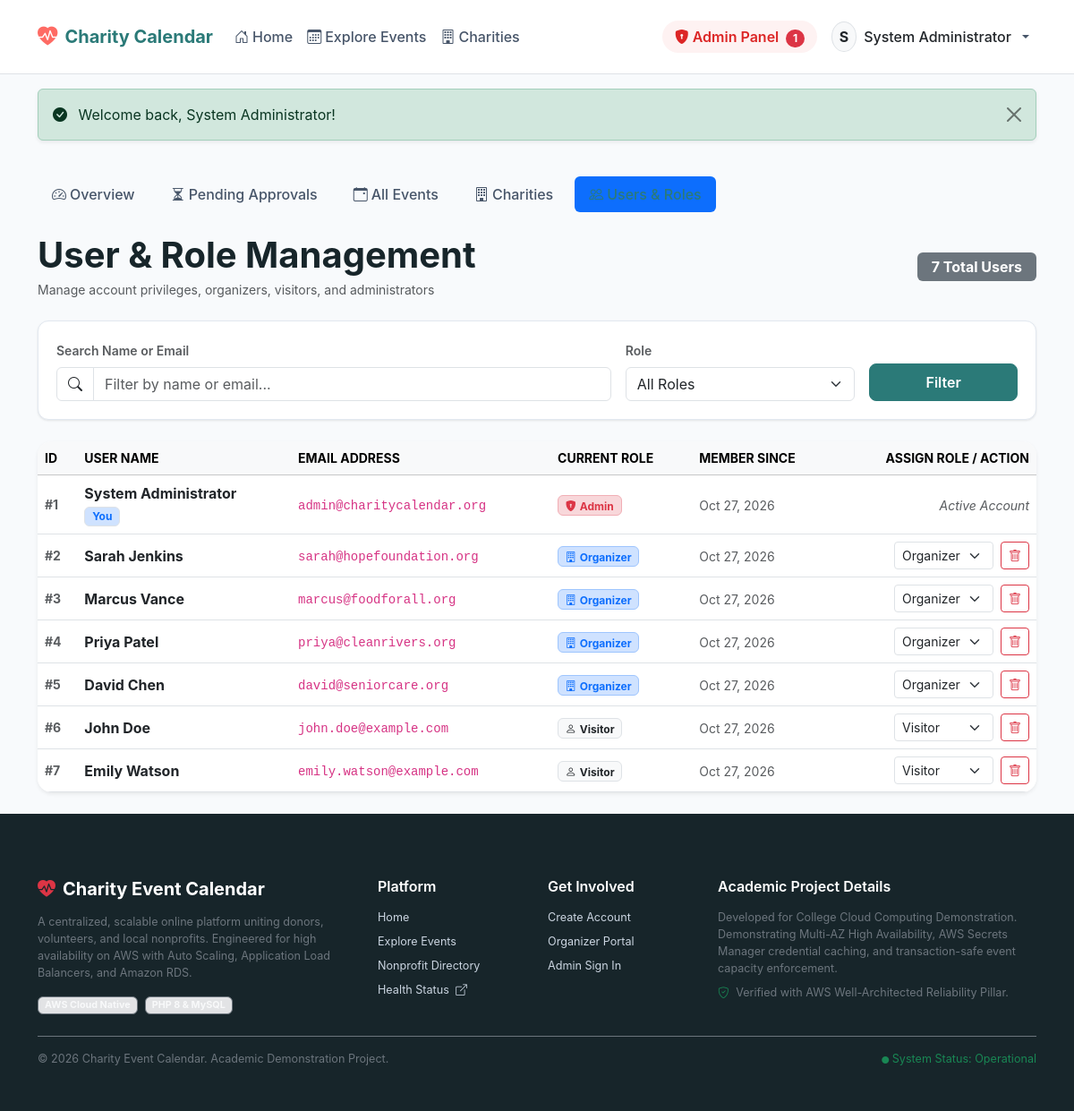
The page /admin/manage-users.php (signed in) on the database its author committed.
### tables this page shows
CREATE TABLE IF NOT EXISTS users (
    id INT AUTO_INCREMENT PRIMARY KEY,
    full_name VARCHAR(150) NOT NULL,
    email VARCHAR(191) NOT NULL UNIQUE,
    password_hash VARCHAR(255) NOT NULL,
    role ENUM('visitor', 'organizer', 'admin') NOT NULL DEFAULT 'visitor',
    created_at TIMESTAMP DEFAULT CURRENT_TIMESTAMP,
    updated_at TIMESTAMP DEFAULT CURRENT_TIMESTAMP ON UPDATE CURRENT_TIMESTAMP,
    INDEX idx_users_role (role),
    INDEX idx_users_email (email)
);

### includes/auth.php (called while the page is built, shortened)
<?php
require_once __DIR__ . '/functions.php';
function is_logged_in(): bool
{
    return isset($_SESSION['user_id']) && !empty($_SESSION['user_id']);
}
function current_user(): ?array
{
    return [
        'id'        => (int)$_SESSION['user_id'],
        'full_name' => $_SESSION['user_name'] ?? 'User',
        'email'     => $_SESSION['user_email'] ?? '',
        'role'      => $_SESSION['user_role'] ?? 'visitor',
    ];
}
function current_user_id(): ?int
{
    return is_logged_in() ? (int)$_SESSION['user_id'] : null;
}
function current_user_role(): ?string
{
    return is_logged_in() ? ($_SESSION['user_role'] ?? 'visitor') : null;
}
function has_role(string|array $roles): bool
{
    $currentRole = current_user_role();
    return $currentRole === $roles;
}

### includes/functions.php (called while the page is built, shortened)
<?php
function e(?string $value): string
{
    return htmlspecialchars($value ?? '', ENT_QUOTES | ENT_SUBSTITUTE, 'UTF-8');
}
function format_datetime(?string $datetime, string $format = 'M j, Y \a\t g:i A'): string
{
    try {
        $dt = new DateTime($datetime);
        return $dt->format($format);
    } catch (Exception $e) {
        return e($datetime);
    }
}
function format_date(?string $datetime, string $format = 'M j, Y'): string
{
    return format_datetime($datetime, $format);
}
function get_flashes(): array
{
    $flashes = $_SESSION['flash_messages'] ?? [];
    return $flashes;
}

### admin/manage-users.php (the view, shortened to what this page needs)
<?php
require_once __DIR__ . '/../includes/auth.php';
$pdo = Database::getConnection();
$currentAdminId = current_user_id();
$search = trim($_GET['search'] ?? '');
$conditions = [];
$params = [];
$whereClause = !empty($conditions) ? 'WHERE ' . implode(' AND ', $conditions) : '';
$stmt = $pdo->prepare("SELECT * FROM users {$whereClause} ORDER BY id ASC");
$stmt->execute($params);
$users = $stmt->fetchAll();
require_once __DIR__ . '/../includes/header.php';
?>
<div class="container py-4">
    <ul class="nav nav-pills mb-4 gap-2">
        <li class="nav-item">
            <a class="nav-link" href="/admin/dashboard.php"><i class="bi bi-speedometer2 me-1"></i>Overview</a>
        </li>
        <li class="nav-item">
            <a class="nav-link" href="/admin/pending-events.php"><i class="bi bi-hourglass-split me-1"></i>Pending Approvals</a>
        </li>
        <li class="nav-item">
            <a class="nav-link" href="/admin/manage-events.php"><i class="bi bi-calendar-event me-1"></i>All Events</a>
        </li>
        <li class="nav-item">
            <a class="nav-link" href="/admin/manage-charities.php"><i class="bi bi-building me-1"></i>Charities</a>
        </li>
        <li class="nav-item">
            <a class="nav-link active" href="/admin/manage-users.php"><i class="bi bi-people me-1"></i>Users & Roles</a>
        </li>
    </ul>
    <div class="d-flex justify-content-between align-items-center mb-4">
        <div>
            <h1 class="fw-bold mb-1">User & Role Management</h1>
            <p class="text-muted small mb-0">Manage account privileges, organizers, visitors, and administrators</p>
        </div>
        <span class="badge bg-secondary fs-6 px-3 py-2"><?= count($users) ?> Total Users</span>
    </div>
    <div class="filter-card mb-4">
        <form method="GET" action="/admin/manage-users.php" class="row g-3">
            <div class="col-md-7">
                <label for="search" class="form-label small fw-semibold text-muted">Search Name or Email</label>
                <div class="input-group">
                    <span class="input-group-text bg-white"><i class="bi bi-search"></i></span>
                    <input type="text" class="form-control" id="search" name="search" value="<?= e($search) ?>" placeholder="Filter by name or email...">
                </div>
            </div>
            <div class="col-md-3">
                <label for="role" class="form-label small fw-semibold text-muted">Role</label>
                <select class="form-select" id="role" name="role">
                    <option value="">All Roles</option>
                </select>
            </div>
            <div class="col-md-2 d-flex align-items-end">
                <button type="submit" class="btn btn-primary w-100">Filter</button>
            </div>
        </form>
    </div>
    <div class="card border-0 shadow-sm rounded-4 bg-white overflow-hidden">
        <div class="table-responsive">
            <table class="table table-hover align-middle mb-0">
                <thead class="table-light small text-uppercase">
                    <tr>
                        <th>ID</th>
                        <th>User Name</th>
                        <th>Email Address</th>
                        <th>Current Role</th>
                        <th>Member Since</th>
                        <th class="text-end">Assign Role / Action</th>
                    </tr>
                </thead>
                <tbody>
                    <?php foreach ($users as $u): ?>
                        <tr>
                            <td class="text-muted small fw-bold">#<?= (int)$u['id'] ?></td>
                            <td>
                                <div class="fw-bold text-dark"><?= e($u['full_name']) ?></div>
                                <?php if ((int)$u['id'] === $currentAdminId): ?>
                                    <span class="badge bg-primary-subtle text-primary border">You</span>
                                <?php endif; ?>
                            </td>
                            <td><code><?= e($u['email']) ?></code></td>
                            <td>
                                <?php if ($u['role'] === 'admin'): ?>
                                    <span class="badge bg-danger-subtle text-danger border border-danger-subtle"><i class="bi bi-shield-lock-fill me-1"></i>Admin</span>
                                <?php elseif ($u['role'] === 'organizer'): ?>
                                    <span class="badge bg-primary-subtle text-primary border border-primary-subtle"><i class="bi bi-building me-1"></i>Organizer</span>
                                <?php else: ?>
                                    <span class="badge bg-light text-dark border"><i class="bi bi-person me-1"></i>Visitor</span>
                                <?php endif; ?>
                            </td>
                            <td><small class="text-muted"><?= format_date($u['created_at']) ?></small></td>
                            <td class="text-end">
                                <?php if ((int)$u['id'] !== $currentAdminId): ?>
                                    <div class="d-inline-flex gap-2 align-items-center">
                                        <form method="POST" action="/admin/manage-users.php" class="d-inline">
                                            <select name="new_role" class="form-select form-select-sm d-inline-block w-auto" onchange="this.form.submit()">
                                                <option value="visitor" <?= ($u['role'] === 'visitor') ? 'selected' : '' ?>>Visitor</option>
                                                <option value="organizer" <?= ($u['role'] === 'organizer') ? 'selected' : '' ?>>Organizer</option>
                                            </select>
                                        </form>
                                        <form method="POST" action="/admin/manage-users.php" class="d-inline">
                                            <button type="submit" class="btn btn-sm btn-outline-danger" data-confirm="Are you sure you want to delete user '<?= e($u['full_name']) ?>'?">
                                                <i class="bi bi-trash"></i>
                                            </button>
                                        </form>
                                    </div>
                                <?php else: ?>
                                    <span class="text-muted small fst-italic">Active Account</span>
                                <?php endif; ?>
                            </td>
                        </tr>
                    <?php endforeach; ?>
                </tbody>
            </table>
        </div>
    </div>
</div>
<?php require_once __DIR__ . '/../includes/footer.php'; ?>

### includes/header.php (shortened to what this page needs)
<?php
require_once __DIR__ . '/auth.php';
require_once __DIR__ . '/functions.php';
$currentUser = current_user();
$flashes = get_flashes();
$pendingCount = 0;
if (has_role('admin')) {
    try {
        $pdoBadge = Database::getConnection();
        $stmtBadge = $pdoBadge->query("SELECT COUNT(*) FROM events WHERE status = 'pending'");
        $pendingCount = (int)$stmtBadge->fetchColumn();
    } catch (\Throwable $e) {
        $pendingCount = 0;
    }
}
?>
<!DOCTYPE html>
<html lang="en">
<head>
    <link href="https://cdn.jsdelivr.net/npm/bootstrap@5.3.3/dist/css/bootstrap.min.css" rel="stylesheet">
    <link rel="stylesheet" href="https://cdn.jsdelivr.net/npm/bootstrap-icons@1.11.3/font/bootstrap-icons.min.css">
    <link rel="stylesheet" href="/assets/css/style.css">
</head>
<body>
<nav class="navbar navbar-expand-lg navbar-light bg-white border-bottom sticky-top py-3">
    <div class="container">
        <a class="navbar-brand" href="/index.php">
            <i class="bi bi-heart-pulse-fill"></i>
            <span>Charity Calendar</span>
        </a>
        <div class="collapse navbar-collapse" id="mainNavbar">
            <ul class="navbar-nav me-auto mb-2 mb-lg-0">
                <li class="nav-item">
                    <a class="nav-link <?= (basename($_SERVER['PHP_SELF']) === 'index.php') ? 'active' : '' ?>" href="/index.php">
                        <i class="bi bi-house-door me-1"></i>Home
                    </a>
                </li>
                <li class="nav-item">
                    <a class="nav-link <?= (basename($_SERVER['PHP_SELF']) === 'events.php') ? 'active' : '' ?>" href="/events.php">
                        <i class="bi bi-calendar3 me-1"></i>Explore Events
                    </a>
                </li>
                <li class="nav-item">
                    <a class="nav-link <?= (basename($_SERVER['PHP_SELF']) === 'charities.php') ? 'active' : '' ?>" href="/charities.php">
                        <i class="bi bi-building me-1"></i>Charities
                    </a>
                </li>
            </ul>
            <ul class="navbar-nav ms-auto align-items-lg-center gap-2">
                <?php if ($currentUser): ?>
                    <?php if (has_role('admin')): ?>
                        <li class="nav-item">
                            <a class="nav-link nav-pill-admin" href="/admin/dashboard.php">
                                <i class="bi bi-shield-lock-fill me-1"></i>Admin Panel
                                <?php if ($pendingCount > 0): ?>
                                    <span class="badge bg-danger rounded-pill ms-1"><?= $pendingCount ?></span>
                                <?php endif; ?>
                            </a>
                        </li>
                    <?php endif; ?>
                    <li class="nav-item dropdown">
                        <a class="nav-link dropdown-toggle d-flex align-items-center gap-2" href="#" role="button" data-bs-toggle="dropdown" aria-expanded="false">
                            <span class="avatar-circle bg-light border text-dark fw-bold px-2 py-1 rounded-circle">
                                <?= strtoupper(substr($currentUser['full_name'], 0, 1)) ?>
                            </span>
                            <span class="fw-medium text-dark"><?= e($currentUser['full_name']) ?></span>
                        </a>
                    </li>
                <?php endif; ?>
            </ul>
        </div>
    </div>
</nav>
<div class="container mt-3">
    <?php foreach ($flashes as $flash): ?>
        <div class="alert alert-<?= e($flash['type']) ?> alert-dismissible fade show shadow-sm" role="alert">
            <?php if ($flash['type'] === 'success'): ?>
                <i class="bi bi-check-circle-fill me-2"></i>
            <?php elseif ($flash['type'] === 'danger'): ?>
                <i class="bi bi-exclamation-triangle-fill me-2"></i>
            <?php elseif ($flash['type'] === 'warning'): ?>
                <i class="bi bi-exclamation-circle-fill me-2"></i>
            <?php else: ?>
                <i class="bi bi-info-circle-fill me-2"></i>
            <?php endif; ?>
            <?= e($flash['message']) ?>
            <button type="button" class="btn-close" data-bs-dismiss="alert" aria-label="Close"></button>
        </div>
    <?php endforeach; ?>
</div>

### assets/css/style.css (style rules this page uses)
:root { --primary-color: #2b7a78; --primary-hover: #205c5a; --primary-light: #e6f4f1; --accent-coral: #fe6b64; --accent-coral-hover: #e5534c; --dark-slate: #17252a; --body-bg: #f8fafc; --card-bg: #ffffff; --border-color: #e2e8f0; --text-muted: #64748b; --shadow-sm: 0 1px 3px rgba(0,0,0,0.06), 0 1px 2px rgba(0,0,0,0.04); --shadow-md: 0 4px 6px -1px rgba(0,0,0,0.07), 0 2px 4px -1px rgba(0,0,0,0.04); --shadow-lg: 0 10px 15px -3px rgba(0,0,0,0.08), 0 4px 6px -2px rgba(0,0,0,0.03); --radius-sm: 8px; --radius-md: 12px; --radius-lg: 16px; }
body { background-color: var(--body-bg); color: var(--dark-slate); font-family: 'Inter', system-ui, -apple-system, BlinkMacSystemFont, "Segoe UI", Roboto, "Helvetica Neue", Arial, sans-serif; min-height: 100vh; display: flex; flex-direction: column; }
.navbar-brand { font-weight: 700; color: var(--primary-color) !important; display: flex; align-items: center; gap: 8px; font-size: 1.25rem; }
.navbar-brand i { color: var(--accent-coral); font-size: 1.4rem; }
.nav-link { font-weight: 500; color: #475569 !important; transition: color 0.15s ease-in-out; }
.nav-link:hover, .nav-link.active { color: var(--primary-color) !important; }
.nav-pill-admin { background-color: #fef2f2; color: #dc2626 !important; font-weight: 600; border-radius: 20px; padding: 0.35rem 0.85rem !important; }
.btn-primary { background-color: var(--primary-color); border-color: var(--primary-color); font-weight: 600; border-radius: var(--radius-sm); padding: 0.5rem 1.2rem; transition: all 0.2s ease; }
.filter-card { background: #ffffff; border-radius: var(--radius-md); border: 1px solid var(--border-color); padding: 1.25rem; box-shadow: var(--shadow-sm); margin-bottom: 2rem; }

### rows shown on the page
users: full_name "S", full_name "System Administrator", id "1", shows "You", email "admin@charitycalendar.org", role "admin" (drawn), created_at "Oct 27, 2026", shows "Active Account"
users: id "2", full_name "Sarah Jenkins", email "sarah@hopefoundation.org", shows "Organizer", created_at "Oct 27, 2026", new_role "Organizer"
users: id "3", full_name "Marcus Vance", email "marcus@foodforall.org", shows "Organizer", created_at "Oct 27, 2026", new_role "Organizer"
users: id "4", full_name "Priya Patel", email "priya@cleanrivers.org", shows "Organizer", created_at "Oct 27, 2026", new_role "Organizer"
users: id "5", full_name "David Chen", email "david@seniorcare.org", shows "Organizer", created_at "Oct 27, 2026", new_role "Organizer"
users: id "6", full_name "John Doe", email "john.doe@example.com", shows "Visitor", created_at "Oct 27, 2026", new_role "Visitor"
users: id "7", full_name "Emily Watson", email "emily.watson@example.com", shows "Visitor", created_at "Oct 27, 2026", new_role "Visitor"

### other values the page prints
$pendingCount "1"
$flash['message'] "Welcome back, System Administrator!"
count($users) "7"
